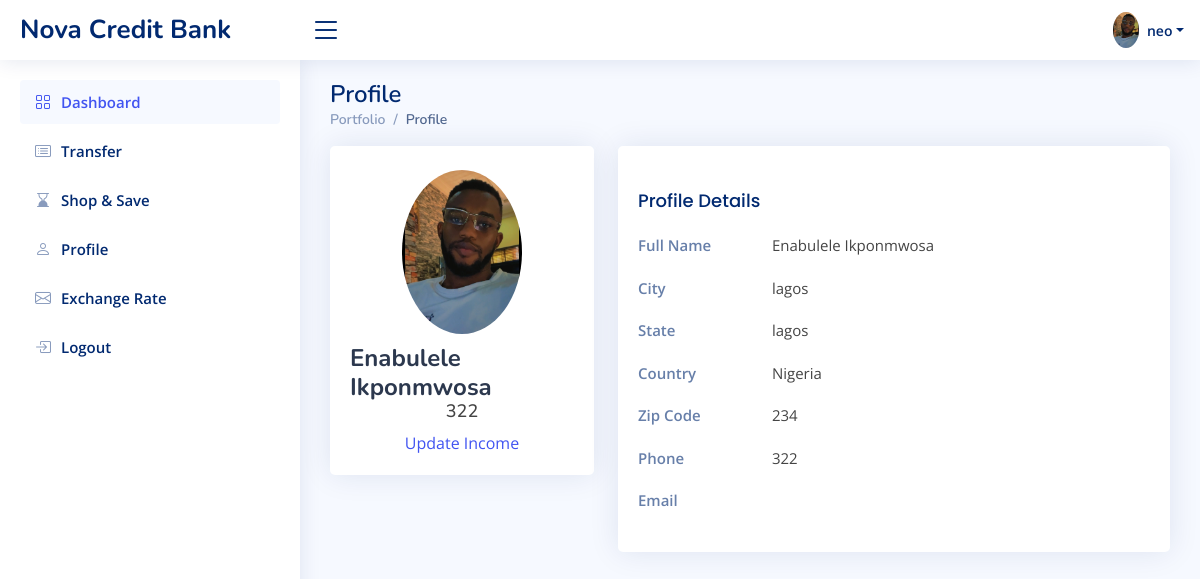
/profile/ (signed in), run on the app's committed database.
### novabank/models.py (models this page shows, shortened)
class Portfolio(models.Model):
    username= models.OneToOneField(User, on_delete=models.CASCADE, blank=True, null=True)
    first_name = models.CharField(max_length=500, blank= True, null = True)
    last_name = models.CharField(max_length=200, blank= True, null = True)
    city = models.CharField(max_length=200, blank= True, null = True)
    Country = models.CharField(max_length=200, blank= True, null = True)
    state = models.CharField(max_length=200, blank= True, null = True)
    address = models.CharField(max_length=200, blank= True, null = True)
    phone_number = models.IntegerField( blank= True, null = True)
    zipcode = models.IntegerField( blank= True, null = True)
    profile_image = models.ImageField(blank=True, null=True, upload_to="images/")
    account_total = models.IntegerField(blank= True, null = True)
    pin = models.IntegerField(null= True, blank= True)

### novabank/views.py (the view)
# urls.py: path('profile/', views.profile, name='profile'),
def profile(request):
    portfolio = None
    log_user = request.user
    try:
            portfolio = Portfolio.objects.filter(username= log_user)
    except Portfolio.DoesNotExist:
            portfolio = None
    return render(request, 'profile.html', {'portfolio': portfolio})

### novabank/templates/profile.html (shortened to what this page needs)
{% load static %}
<!DOCTYPE html>
<html lang="en">
<head>
  <link href="{% static 'dashboard_assets/vendor/bootstrap/css/bootstrap.min.css' %}" rel="stylesheet">
  <link href="{% static 'dashboard_assets/vendor/bootstrap-icons/bootstrap-icons.css' %}" rel="stylesheet">
  <link href="{% static 'dashboard_assets/vendor/boxicons/css/boxicons.min.css' %}" rel="stylesheet">
  <link href="{% static 'dashboard_assets/vendor/quill/quill.snow.css' %}" rel="stylesheet">
  <link href="{% static 'dashboard_assets/vendor/quill/quill.bubble.css' %}" rel="stylesheet">
  <link href="{% static 'dashboard_assets/vendor/remixicon/remixicon.css' %}" rel="stylesheet">
  <link href="{% static 'dashboard_assets/vendor/simple-datatables/style.css' %}" rel="stylesheet">
  <link href="{% static 'dashboard_assets/css/style.css' %}" rel="stylesheet">
</head>
<body>
  <header id="header" class="header fixed-top d-flex align-items-center">
    <div class="d-flex align-items-center justify-content-between">
      <a href="{% url 'portfolio' %}" class="logo d-flex align-items-center">
        <span class="d-none d-lg-block">Nova Credit Bank</span>
      </a>
      <i class="bi bi-list toggle-sidebar-btn"></i>
    </div>
    <nav class="header-nav ms-auto">
      <ul class="d-flex align-items-center">
        <li class="nav-item dropdown pe-3">
          {% for userinfo in portfolio %}
          <a class="nav-link nav-profile d-flex align-items-center pe-0" href="#" data-bs-toggle="dropdown">
            <img src="{{userinfo.profile_image.url}}" alt="Profile" class="rounded-circle">
            <span class="d-none d-md-block dropdown-toggle ps-2">{{user.username}}</span>
          </a>
        </li>
      </ul>
    </nav>
  </header>
  <aside id="sidebar" class="sidebar">
    <ul class="sidebar-nav" id="sidebar-nav">
      <li class="nav-item">
        <a class="nav-link " href="{% url 'portfolio' %}">
          <i class="bi bi-grid"></i>
          <span>Dashboard</span>
        </a>
      </li>
      <li class="nav-item">
        <a class="nav-link collapsed" href="{% url 'transfer' %}">
          <i class="bi bi-card-list"></i>
          <span>Transfer</span>
        </a>
      </li>
      <li class="nav-item">
        <a class="nav-link collapsed" href="{% url 'shoppinglist' %}">
          <i class="bi bi-hourglass-bottom"></i>
          <span>Shop & Save</span>
        </a>
      </li>
      <li class="nav-item">
        <a class="nav-link collapsed" href="{% url 'profile' %}">
          <i class="bi bi-person"></i>
          <span>Profile</span>
        </a>
      </li>
      <li class="nav-item">
        <a class="nav-link collapsed" href="{% url 'exchangerate' %}">
          <i class="bi bi-envelope"></i>
          <span>Exchange Rate</span>
        </a>
      </li>
      <li class="nav-item">
        <a class="nav-link collapsed" href="{% url 'logout' %}">
          <i class="bi bi-box-arrow-in-right"></i>
          <span>Logout</span>
        </a>
      </li>
    </ul>
  </aside>
  <main id="main" class="main">
    <div class="pagetitle">
      <h1>Profile</h1>
      <nav>
        <ol class="breadcrumb">
          <li class="breadcrumb-item"><a href="{% url 'portfolio' %}">Portfolio</a></li>
          <li class="breadcrumb-item active">Profile</li>
        </ol>
      </nav>
    </div>
    <section class="section profile">
      <div class="row">
        <div class="col-xl-4">
          <div class="card">
            <div class="card-body profile-card pt-4 d-flex flex-column align-items-center">
              <img src="{{userinfo.profile_image.url}}" alt="Profile" class="rounded-circle">
              <h2>{{userinfo.first_name}} {{userinfo.last_name}}</h2>
              <h3>{{userinfo.phone_number}}</h3>
              <a href="{% url 'updatebalance' %}" class="card-link">Update Income</a>
            </div>
          </div>
        </div>
        <div class="col-xl-8">
          <div class="card">
            <div class="card-body pt-3">
              <div class="tab-content pt-2">
                <div class="tab-pane fade show active profile-overview" id="profile-overview">
                  <h5 class="card-title">Profile Details</h5>
                  <div class="row">
                    <div class="col-lg-3 col-md-4 label ">Full Name</div>
                    <div class="col-lg-9 col-md-8">{{userinfo.first_name}} {{userinfo.last_name}}</div>
                  </div>
                  <div class="row">
                    <div class="col-lg-3 col-md-4 label">City</div>
                    <div class="col-lg-9 col-md-8">{{userinfo.city}}</div>
                  </div>
                  <div class="row">
                    <div class="col-lg-3 col-md-4 label">State</div>
                    <div class="col-lg-9 col-md-8">{{userinfo.state}}</div>
                  </div>
                  <div class="row">
                    <div class="col-lg-3 col-md-4 label">Country</div>
                    <div class="col-lg-9 col-md-8">{{userinfo.Country}}</div>
                  </div>
                  <div class="row">
                    <div class="col-lg-3 col-md-4 label">Zip Code</div>
                    <div class="col-lg-9 col-md-8">{{userinfo.zipcode}}</div>
                  </div>
                  <div class="row">
                    <div class="col-lg-3 col-md-4 label">Phone</div>
                    <div class="col-lg-9 col-md-8">{{userinfo.phone_number}}</div>
                  </div>
                  <div class="row">
                    <div class="col-lg-3 col-md-4 label">Email</div>
                    <div class="col-lg-9 col-md-8">{{user.email}}</div>
                  </div>
                </div>
                {% endfor %}
              </div>
            </div>
          </div>
        </div>
      </div>
    </section>
  </main>
</body>
</html>

### static/dashboard_assets/css/style.css (style rules this page uses)
:root { scroll-behavior: smooth; }
body { font-family: "Open Sans", sans-serif; background: #f6f9ff; color: #444444; }
a { color: #4154f1; text-decoration: none; }
h1, h2, h3, h4, h5, h6 { font-family: "Nunito", sans-serif; }
#main { margin-top: 60px; padding: 20px 30px; transition: all 0.3s; }
.pagetitle { margin-bottom: 10px; }
.pagetitle h1 { font-size: 24px; margin-bottom: 0; font-weight: 600; color: #012970; }
.card { margin-bottom: 30px; border: none; border-radius: 5px; box-shadow: 0px 0 30px rgba(1, 41, 112, 0.1); }
.card-title { padding: 20px 0 15px 0; font-size: 18px; font-weight: 500; color: #012970; font-family: "Poppins", sans-serif; }
.card-body { padding: 0 20px 20px 20px; }
.breadcrumb { font-size: 14px; font-family: "Nunito", sans-serif; color: #899bbd; font-weight: 600; }
.breadcrumb a { color: #899bbd; transition: 0.3s; }
.breadcrumb .breadcrumb-item::before { color: #899bbd; }
.breadcrumb .active { color: #51678f; font-weight: 600; }
.logo { line-height: 1; }
@media (min-width: 1200px) { .logo { width: 280px; } }
.logo span { font-size: 26px; font-weight: 700; color: #012970; font-family: "Nunito", sans-serif; }
.header { transition: all 0.5s; z-index: 997; height: 60px; box-shadow: 0px 2px 20px rgba(1, 41, 112, 0.1); background-color: #fff; padding-left: 20px; }
.header .toggle-sidebar-btn { font-size: 32px; padding-left: 10px; cursor: pointer; color: #012970; }
.header-nav ul { list-style: none; }
.header-nav>ul { margin: 0; padding: 0; }
.header-nav .nav-profile { color: #012970; }
.header-nav .nav-profile img { max-height: 36px; }
.header-nav .nav-profile span { font-size: 14px; font-weight: 600; }
.sidebar { position: fixed; top: 60px; left: 0; bottom: 0; width: 300px; z-index: 996; transition: all 0.3s; padding: 20px; overflow-y: auto; scrollbar-width: thin; scrollbar-color: #aab7cf transparent; box-shadow: 0px 0px 20px rgba(1, 41, 112, 0.1); background-color: #fff; }
@media (min-width: 1200px) { #main, #footer { margin-left: 300px; } }
.sidebar-nav { padding: 0; margin: 0; list-style: none; }
.sidebar-nav li { padding: 0; margin: 0; list-style: none; }
.sidebar-nav .nav-item { margin-bottom: 5px; }
.sidebar-nav .nav-link { display: flex; align-items: center; font-size: 15px; font-weight: 600; color: #4154f1; transition: 0.3; background: #f6f9ff; padding: 10px 15px; border-radius: 4px; }
.sidebar-nav .nav-link i { font-size: 16px; margin-right: 10px; color: #4154f1; }
.sidebar-nav .nav-link.collapsed { color: #012970; background: #fff; }
.sidebar-nav .nav-link.collapsed i { color: #899bbd; }
.profile .profile-card img { max-width: 120px; }
.profile .profile-card h2 { font-size: 24px; font-weight: 700; color: #2c384e; margin: 10px 0 0 0; }
.profile .profile-card h3 { font-size: 18px; }
.profile .profile-overview .row { margin-bottom: 20px; font-size: 15px; }
.profile .profile-overview .card-title { color: #012970; }
.profile .profile-overview .label { font-weight: 600; color: rgba(1, 41, 112, 0.6); }

### data on the page
Portfolio: profile_image (picture), first_name "Enabulele", last_name "Ikponmwosa", phone_number "322", city "lagos", state "lagos", Country "Nigeria", zipcode "234"

### other printed values
{{ user.username }} "neo"
